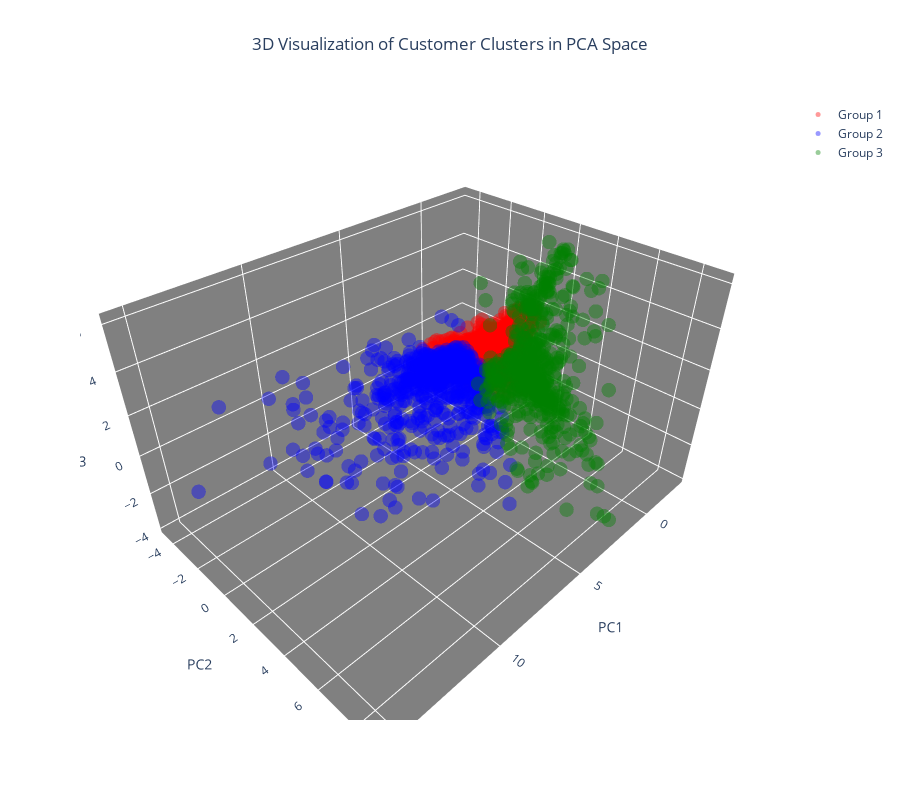

Notebook cell for this chart:
### Code cell
# 색상 지정 
colors = ['red', 'blue', 'green']

# 각 클러스터별 데이터 분릴
cluster_0 = data_pca[data_pca['cluster'] == 0]
cluster_1 = data_pca[data_pca['cluster'] == 1]
cluster_2 = data_pca[data_pca['cluster'] == 2]

# 3D Scatter Plot 생성
import plotly.graph_objects as go
fig = go.Figure()

# 각 클러스터별 데이터 표기 
fig.add_trace(go.Scatter3d(x=cluster_0['PC1'], y=cluster_0['PC2'], z=cluster_0['PC3'], 
                           mode='markers', marker=dict(color=colors[0], size=5, opacity=0.4), name='Group 1'))
fig.add_trace(go.Scatter3d(x=cluster_1['PC1'], y=cluster_1['PC2'], z=cluster_1['PC3'], 
                           mode='markers', marker=dict(color=colors[1], size=5, opacity=0.4), name='Group 2'))
fig.add_trace(go.Scatter3d(x=cluster_2['PC1'], y=cluster_2['PC2'], z=cluster_2['PC3'], 
                           mode='markers', marker=dict(color=colors[2], size=5, opacity=0.4), name='Group 3'))

# 범례 및 제목 영역 설정
fig.update_layout(
    title=dict(text='3D Visualization of Customer Clusters in PCA Space', x=0.5),
    scene=dict(
        xaxis=dict(backgroundcolor="grey", gridcolor='white', title='PC1'),
        yaxis=dict(backgroundcolor="grey", gridcolor='white', title='PC2'),
        zaxis=dict(backgroundcolor="grey", gridcolor='white', title='PC3'),
    ),
    width=900,
    height=800
)

fig.show()

### Figure 1 — Plotly figure (JSON) as saved in the notebook; plotly's stock layout.template omitted (floating-point values rounded to 4 significant figures; data arrays with more than 128 entries replaced by an {"elided": "..."} marker saying what was removed)
{"data": [{"marker": {"color": "red", "opacity": 0.4, "size": 5}, "mode": "markers", "name": "Group 1", "type": "scatter3d", "x": {"elided": "2916 float values"}, "y": {"elided": "2916 float values"}, "z": {"elided": "2916 float values"}}, {"marker": {"color": "blue", "opacity": 0.4, "size": 5}, "mode": "markers", "name": "Group 2", "type": "scatter3d", "x": {"elided": "626 float values"}, "y": {"elided": "626 float values"}, "z": {"elided": "626 float values"}}, {"marker": {"color": "green", "opacity": 0.4, "size": 5}, "mode": "markers", "name": "Group 3", "type": "scatter3d", "x": {"elided": "537 float values"}, "y": {"elided": "537 float values"}, "z": {"elided": "537 float values"}}], "layout": {"height": 800, "scene": {"xaxis": {"backgroundcolor": "grey", "gridcolor": "white", "title": {"text": "PC1"}}, "yaxis": {"backgroundcolor": "grey", "gridcolor": "white", "title": {"text": "PC2"}}, "zaxis": {"backgroundcolor": "grey", "gridcolor": "white", "title": {"text": "PC3"}}}, "title": {"text": "3D Visualization of Customer Clusters in PCA Space", "x": 0.5}, "width": 900}}
